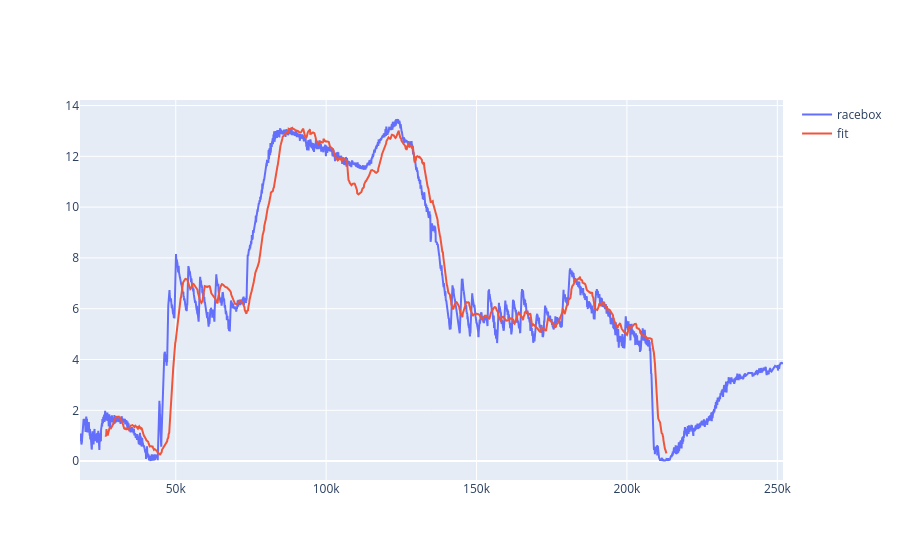

Notebook code cell kept with this figure:
### Code cell
roll, fit_file, racebox_file, is_c = roll_data[5]
print(roll.id, is_c)
fit = load_fit_file(resolve_path(fit_file.file.uri))
fit_gps = get_gps_data(fit)
fit_graphs = get_fit_graph_data(fit)
racebox_graph_data = get_racebox_graph_data(racebox_file.file.uri.split('/')[-1])

fit_start_time = estimate_fit_timestamp(fit)
racebox_start_time = racebox_file.file.start_time
print(fit_start_time, racebox_start_time)

fit_record_speed = pd.DataFrame.from_records(fit['record_mesgs']).set_index('timestamp')
fit_record_speed.index *= 1000

fig = go.Figure()
fig.add_trace(go.Scatter(x=racebox_graph_data['gps_data'].index + ((racebox_start_time - fit_start_time).total_seconds()) * 1000, y=racebox_graph_data['gps_data'].speed, mode='lines', name='racebox'))
fig.add_trace(go.Scatter(x=fit_gps.index, y=fit_gps.speed, mode='lines', name='fit'))
# fig.add_trace(go.Scatter(x=fit_record_speed.index, y=fit_record_speed.enhanced_speed, mode='lines', name='fit record'))
from lib.gpx import calculate_speed
# calced_speed = calculate_speed(fit_gps)
# fig.add_trace(go.Scatter(x=calced_speed.index, y=calced_speed, mode='lines', name='calculated speed'))
fig.show()

### Figure 1 — Plotly figure (JSON) as saved in the notebook; plotly's stock layout.template omitted (floating-point values rounded to 4 significant figures; data arrays with more than 128 entries replaced by an {"elided": "..."} marker saying what was removed)
{"data": [{"mode": "lines", "name": "racebox", "type": "scatter", "x": {"elided": "5597 float values"}, "y": {"elided": "5597 float values"}}, {"mode": "lines", "name": "fit", "type": "scatter", "x": {"elided": "1867 int values"}, "y": {"elided": "1867 float values"}}], "layout": {}}
